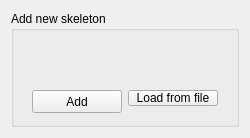
<?xml version="1.0" encoding="UTF-8"?>
<ui version="4.0">
 <class>AddNewSkeleton</class>
 <widget class="QWidget" name="AddNewSkeleton">
  <property name="geometry">
   <rect>
    <x>0</x>
    <y>0</y>
    <width>250</width>
    <height>138</height>
   </rect>
  </property>
  <property name="sizePolicy">
   <sizepolicy hsizetype="Expanding" vsizetype="Fixed">
    <horstretch>0</horstretch>
    <verstretch>0</verstretch>
   </sizepolicy>
  </property>
  <property name="minimumSize">
   <size>
    <width>250</width>
    <height>0</height>
   </size>
  </property>
  <property name="windowTitle">
   <string>Add new skeleton</string>
  </property>
  <layout class="QGridLayout" name="gridLayout">
   <item row="1" column="0">
    <widget class="GroupBoxExtension" name="groupBox">
     <property name="sizePolicy">
      <sizepolicy hsizetype="Expanding" vsizetype="Preferred">
       <horstretch>0</horstretch>
       <verstretch>0</verstretch>
      </sizepolicy>
     </property>
     <property name="minimumSize">
      <size>
       <width>0</width>
       <height>50</height>
      </size>
     </property>
     <property name="title">
      <string>Add new skeleton</string>
     </property>
     <layout class="QVBoxLayout" name="verticalLayout">
      <item>
       <widget class="BaseEntityNameEdit" name="name" native="true">
        <property name="sizePolicy">
         <sizepolicy hsizetype="Expanding" vsizetype="Preferred">
          <horstretch>0</horstretch>
          <verstretch>0</verstretch>
         </sizepolicy>
        </property>
        <property name="minimumSize">
         <size>
          <width>212</width>
          <height>40</height>
         </size>
        </property>
       </widget>
      </item>
      <item>
       <widget class="QWidget" name="widget" native="true">
        <property name="sizePolicy">
         <sizepolicy hsizetype="Expanding" vsizetype="Preferred">
          <horstretch>0</horstretch>
          <verstretch>0</verstretch>
         </sizepolicy>
        </property>
        <property name="minimumSize">
         <size>
          <width>0</width>
          <height>0</height>
         </size>
        </property>
        <layout class="QHBoxLayout" name="horizontalLayout">
         <item>
          <widget class="QPushButton" name="add_new_skeleton_button">
           <property name="minimumSize">
            <size>
             <width>0</width>
             <height>23</height>
            </size>
           </property>
           <property name="text">
            <string>Add</string>
           </property>
           <property name="checkable">
            <bool>false</bool>
           </property>
          </widget>
         </item>
         <item>
          <widget class="QPushButton" name="pushButton">
           <property name="text">
            <string>Load from file</string>
           </property>
          </widget>
         </item>
        </layout>
       </widget>
      </item>
     </layout>
    </widget>
   </item>
  </layout>
 </widget>
 <customwidgets>
  <customwidget>
   <class>GroupBoxExtension</class>
   <extends>QGroupBox</extends>
   <header>GUI/WidgetExtensions/GroupBoxExtension.h</header>
   <container>1</container>
  </customwidget>
  <customwidget>
   <class>BaseEntityNameEdit</class>
   <extends>QWidget</extends>
   <header location="global">GUI/BasicWidgets/BaseEntityNameEdit.h</header>
   <container>1</container>
  </customwidget>
 </customwidgets>
 <resources/>
 <connections/>
</ui>
